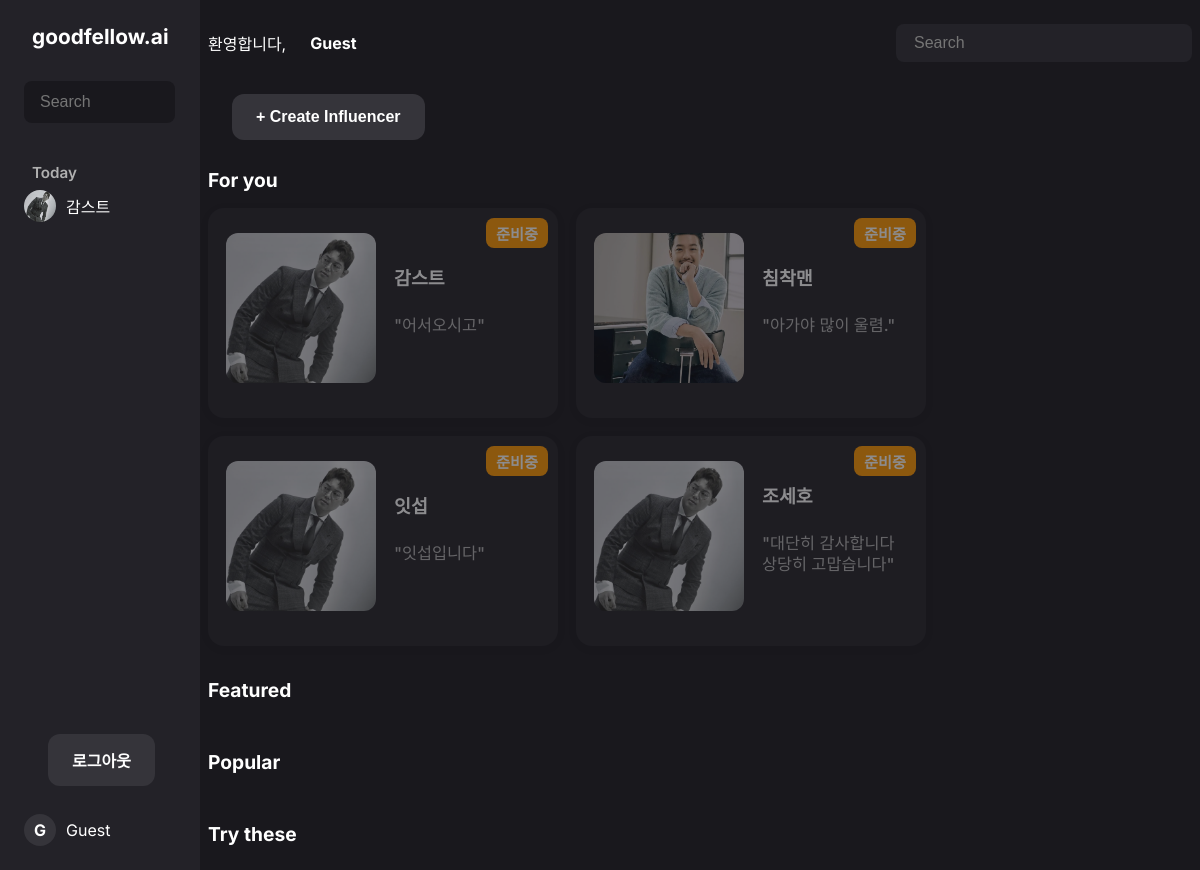
Page /landingpage/ on the earlier database version.
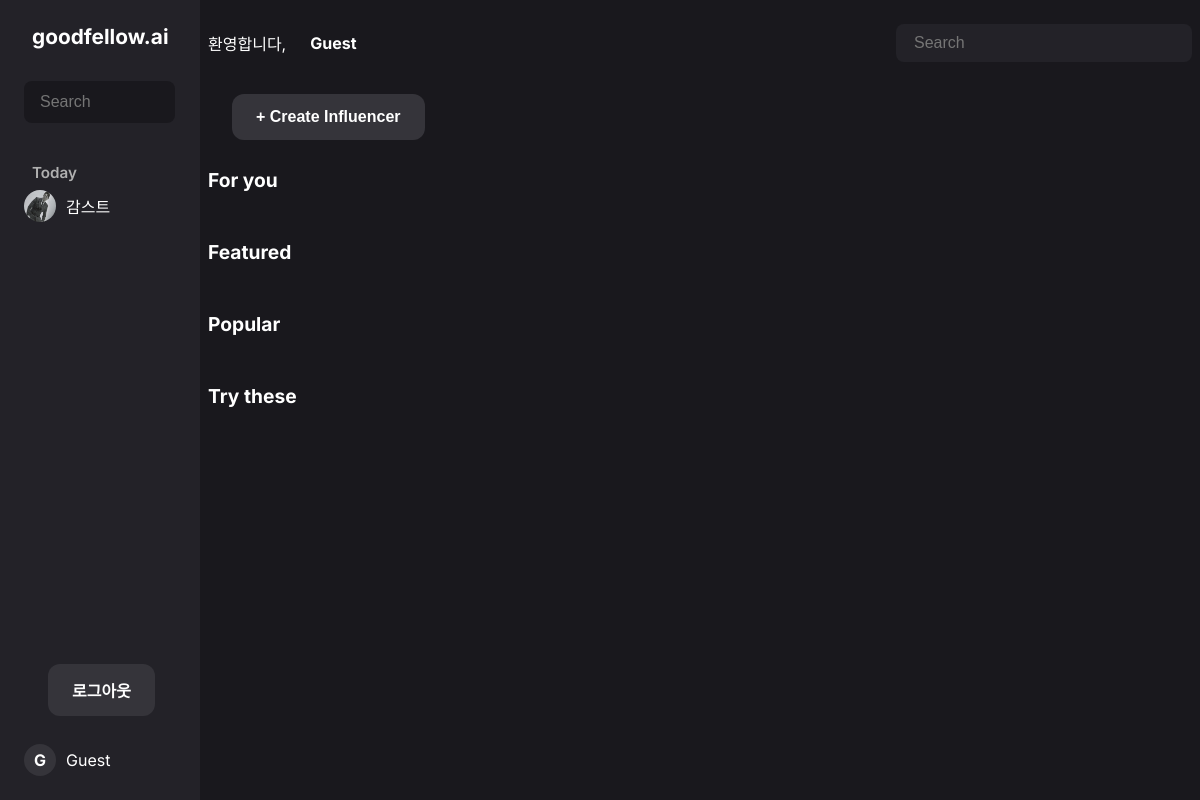
Same page on the later database version.
### influencers/models.py (models this page shows, shortened)
class Influencer(models.Model):
    name = models.CharField(max_length=100)
    description = models.TextField(blank=True, null=True)
    youtube_url = models.URLField(blank=True, null=True)
    image = models.ImageField(upload_to='influencers/', null=True, blank=True)
    voiceid = models.CharField(max_length=100, null=True, blank=True, help_text="ElevenLabs Voice ID")
    feature_model_id = models.CharField(max_length=100, null=True, blank=True, help_text="Apply Feature OpenAI Model ID")
    feature_system_prompt = models.TextField(null=True, blank=True, help_text="System Prompt")
    speech_model_id = models.CharField(max_length=100, null=True, blank=True, help_text="Reflect Speech OpenAI Model ID")
    speech_system_prompt = models.TextField(null=True, blank=True, help_text="Reflect Speech System Prompt")
    created_mode = models.CharField(max_length=10, choices=[('auto', 'Auto'), ('manual', 'Manual')], default='manual')
    def is_ready(self):
        required_fields = [
            self.name,
            self.voiceid,
            self.feature_model_id,
            self.feature_system_prompt,
            self.speech_model_id,
            self.speech_system_prompt,
        ]
        return all(required_fields)

### home/views.py (the view)
# urls.py: path('landingpage/', landingpage, name='landingpage'),
def landingpage(request):
    influencers = Influencer.objects.all()
    user = request.user
    return render(request, 'home/landingpage.html', {
        'influencers': influencers,
        'user': user,
    })

### home/templates/home/landingpage.html (shortened to what this page needs)
{% load static %}
<!DOCTYPE html>
<html lang="en">
<head>
    <link rel="stylesheet" href="{% static 'home/landingpage.css' %}">
</head>
<body>
    <div class="landing-container">
        <aside class="sidebar">
            <div class="sidebar-logo">goodfellow.ai</div>
            <input class="sidebar-search" type="text" placeholder="Search">
            <div class="sidebar-today">Today</div>
            <div class="sidebar-user-list">
                <div class="sidebar-user"><img src="{% static 'home/gamst.png' %}" alt="Gamst"> 감스트</div>
            </div>
            <div class="sidebar-bottom">
                <button class="sidebar-btn upgrade" onclick="location.href='/accounts/logout'">로그아웃</button>
                <div class="sidebar-profile">
                    <span class="sidebar-profile-icon">G</span> {{ user.name|default:user.username|default:"Guest" }}
                </div>
            </div>
        </aside>
        <main class="main-content">
            <div class="main-header">
                <span>환영합니다, </span>
                <span class="main-username">{{ user.name|default:user.username|default:"Guest" }}</span>
                <input class="main-search" type="text" placeholder="Search">
            </div>
            <section class="section">
                <button id="openCreateModal" class="sidebar-btn create">+ Create Influencer</button>
                <h2>For you</h2>
                <div class="card-row">
                    {% for influencer in influencers %}
                        {% if influencer.is_ready %}
                            <a href="{% url 'influencer_chat' influencer.pk %}" class="card-link">
                                <div class="card influencer-card-horizontal">
                                    <img src="{% if influencer.image %}{{ influencer.image.url }}{% else %}{% static 'home/gamst.png' %}{% endif %}" class="card-img influencer-img-left" alt="{{ influencer.name }}">
                                    <div class="influencer-card-content">
                                        <div class="card-title">{{ influencer.name }}</div>
                                        <br>
                                        <div class="card-author">{{ influencer.description }}</div>
                                        <br>
                                        {% if influencer.created_mode == 'auto' %}
                                            <div class="card-status" style="background:#2196f3;">AUTO</div>
                                        {% endif %}
                                    </div>
                                </div>
                            </a>
                        {% else %}
                            <div class="card influencer-card-horizontal card-disabled">
                                <img src="{% if influencer.image %}{{ influencer.image.url }}{% else %}{% static 'home/gamst.png' %}{% endif %}" class="card-img influencer-img-left" alt="{{ influencer.name }}">
                                <div class="influencer-card-content">
                                    <div class="card-title">{{ influencer.name }}</div>
                                    <br>
                                    <div class="card-author">{{ influencer.description }}</div>
                                    <br>
                                    <div class="card-status">준비중
                                    </div>
                                </div>
                            </div>
                        {% endif %}
                    {% endfor %}
                </div>
            </section>
            <section class="section">
                <h2>Featured</h2>
            </section>
            <section class="section">
                <h2>Popular</h2>
            </section>
            <section class="section">
                <h2>Try these</h2>
            </section>
        </main>
    </div>
</body>
</html>

### home/static/home/landingpage.css (style rules this page uses)
body, html { margin: 0; padding: 0; height: 100%; width: 100vw; background: #19181d; font-family: 'Inter', Arial, sans-serif; color: #fff; }
.landing-container { display: flex; height: 100vh; width: 100vw; overflow: hidden; }
.sidebar { width: 300px; background: #232228; display: flex; flex-direction: column; padding: 24px 0 0 0; box-sizing: border-box; min-width: 240px; height: 100vh; border-right: 1px solid #232228; }
.sidebar-logo { font-size: 1.3rem; font-weight: 700; color: #fff; margin-left: 32px; margin-bottom: 32px; }
.sidebar-btn { background: #232228; color: #fff; border: none; border-radius: 12px; padding: 14px 24px; margin: 0 24px 16px 24px; font-size: 1rem; font-weight: 600; cursor: pointer; transition: background 0.2s; text-align: left; }
.sidebar-btn.create { background: #35343a; color: #fff; margin-bottom: 12px; }
.sidebar-btn.upgrade { background: #35343a; color: #fff; margin-top: 24px; margin-bottom: 12px; }
.sidebar-search { margin: 0 24px 24px 24px; padding: 12px 16px; border-radius: 8px; border: none; background: #19181d; color: #fff; font-size: 1rem; }
.sidebar-today { color: #b0b0b0; font-size: 0.95rem; margin: 16px 24px 8px 32px; font-weight: 600; }
.sidebar-user-list { margin-left: 24px; margin-bottom: 24px; }
.sidebar-user { display: flex; align-items: center; margin-bottom: 10px; font-size: 1rem; color: #fff; }
.sidebar-user img { width: 32px; height: 32px; border-radius: 50%; margin-right: 10px; }
.sidebar-bottom { margin-top: auto; padding-bottom: 24px; margin-left: 24px; }
.sidebar-profile { display: flex; align-items: center; margin-top: 16px; font-size: 1rem; color: #fff; }
.sidebar-profile-icon { background: #35343a; color: #fff; border-radius: 50%; width: 32px; height: 32px; display: flex; align-items: center; justify-content: center; font-weight: 700; margin-right: 10px; }
.main-content { flex: 1; padding: 32px 48px 32px 48px; overflow-y: auto; height: 100vh; }
.main-header { display: flex; align-items: center; justify-content: flex-start; gap: 16px; margin-bottom: 32px; }
.main-username { font-weight: 700; color: #fff; margin-right: auto; margin-left: 8px; }
.main-search { margin-left: auto; padding: 10px 18px; border-radius: 8px; border: none; background: #232228; color: #fff; font-size: 1rem; width: 260px; }
.section { margin-bottom: 32px; }
.section h2 { color: #fff; font-size: 1.2rem; font-weight: 700; margin-bottom: 16px; }
@media (max-width: 1200px) { .main-content { padding: 24px 8px 24px 8px; } }
@media (max-width: 1200px) { .sidebar { width: 200px; min-width: 120px; } }

Differences in the rows shown:
removed Influencer: name "감스트", description "\"어서오시고\""
removed Influencer: image (picture), name "침착맨", description "\"아가야 많이 울렴.\""
removed Influencer: name "잇섭", description "\"잇섭입니다\""
removed Influencer: name "조세호", description "\"대단히 감사합니다 상당히 고맙습니다\""
